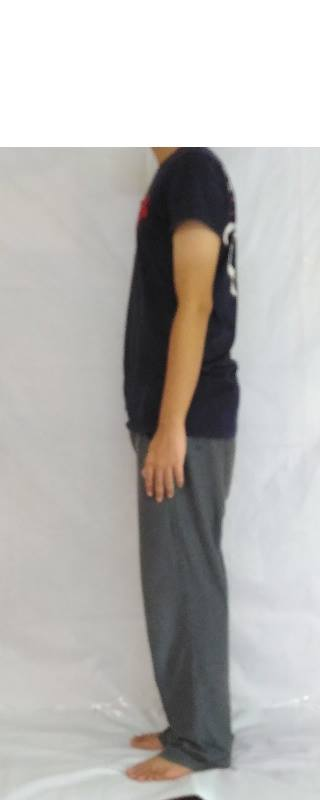
#> input picture arihant/side_test.jpg, 320 x 800 px
$ python -i outer.py   (imports and definitions only)
#> lines starting #> are read from the running program, lines starting #| are printed output that depends on the picture; after the words box and inside, x2 and y2 are one past the last pixel; in counts of white or black regions, pixels touching at a corner belong together
import cv2
import numpy as np
from matplotlib import pyplot as plt
def encContour(i):
#> called with i = 'side_test.jpg'
	if type(i) == np.ndarray:
		image=i
	else:
		image=cv2.imread(i)
#> image is the input picture: shape (800, 320, 3); mean B, G, R 178, 180.3, 182.5
	gray = cv2.cvtColor(image, cv2.COLOR_BGR2GRAY)
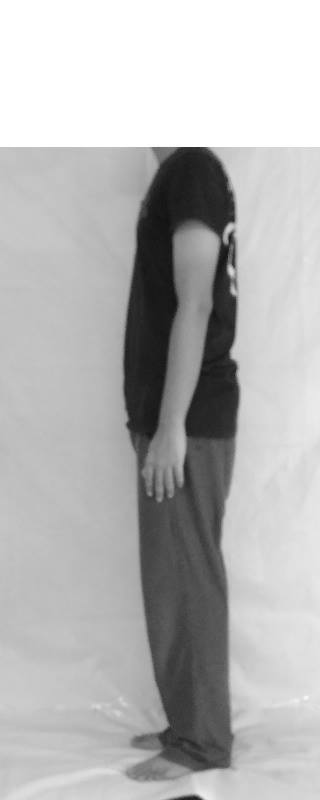
#> gray: shape (800, 320); min 17, max 255, mean 180.8
	#thresh = cv2.adaptiveThreshold(gray,255,cv2.ADAPTIVE_THRESH_GAUSSIAN_C,cv2.THRESH_BINARY_INV,11,8)
	#plt.imshow(thresh,cmap='gray')
	#plt.show()

	can=cv2.Canny(gray,120,200)
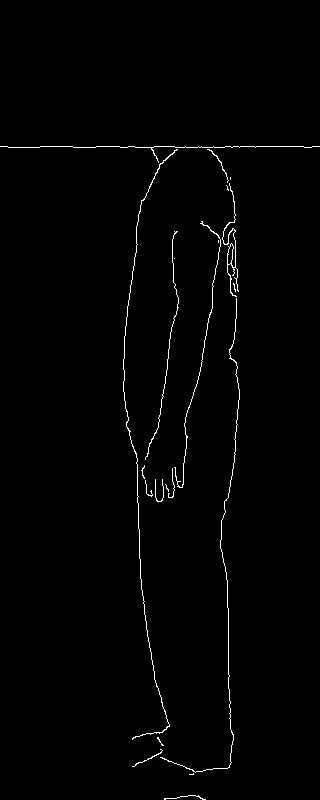
#> can: shape (800, 320); 1.1% white in thin lines or dots, all inside (x1, y1, x2, y2) = (0, 146, 320, 800)
	#plt.imshow(can,cmap='gray')
	#plt.show()

	closing=cv2.morphologyEx(can,cv2.MORPH_CLOSE,np.ones((3,3),np.uint8),iterations=1)
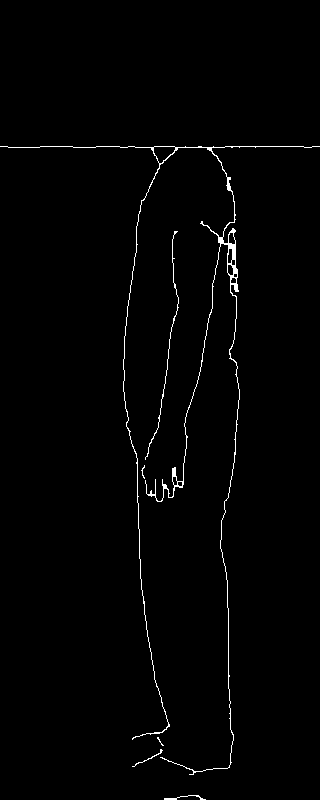
#> closing: shape (800, 320); 1.2% white in thin lines or dots, all inside (x1, y1, x2, y2) = (0, 146, 320, 800)
	#plt.imshow(closing)
	#plt.show()
	contours,hei=cv2.findContours(closing.copy(),cv2.RETR_EXTERNAL,cv2.CHAIN_APPROX_NONE)
#> contours = 6 contours, 4 with area under 20; largest, box (x1, y1, x2, y2) and area: (0, 146, 320, 775) 1040, (145, 231, 179, 460) 27; hei = [[1, -1, -1, -1], [2, 0, -1, -1], [3, 1, -1, -1], [4, 2, -1, -1], [5, 3, -1, -1], [-1, 4, -1, -1]]
	#x=np.zeros(closing.shape,dtype=np.uint8)


	if len(contours) == 1 :
		#cv2.drawContours(x,contours,0,(255),2)
		#plt.imshow(x,'gray')
		#plt.show()
		return contours[0]
	else:
		k=0
		t=contours[0]
#> t = contour of 85 points, box (x1, y1, x2, y2) (164, 795, 206, 800), area 20
		for i in contours :
			if cv2.arcLength(t,False) < cv2.arcLength(i,False):
				t=i
#> this loop made 6 passes
#> after the loop, t = contour of 4083 points, box (x1, y1, x2, y2) (0, 146, 320, 775), area 1040

	# [4 lines of commented-out code are left out]
	return t
def give_extindices(f):
	fl=f[:,:,0].argmin()
	fr=f[:,:,0].argmax()
	ft=f[:,:,1].argmin()
	fb=f[:,:,1].argmax()

	return {"top":ft,"left":fl,"right":fr,"bottom":fb}

>>> result = encContour('side_test.jpg')
#> result has the same summary as t in encContour

$ run again, on arihant/pri_f.jpg
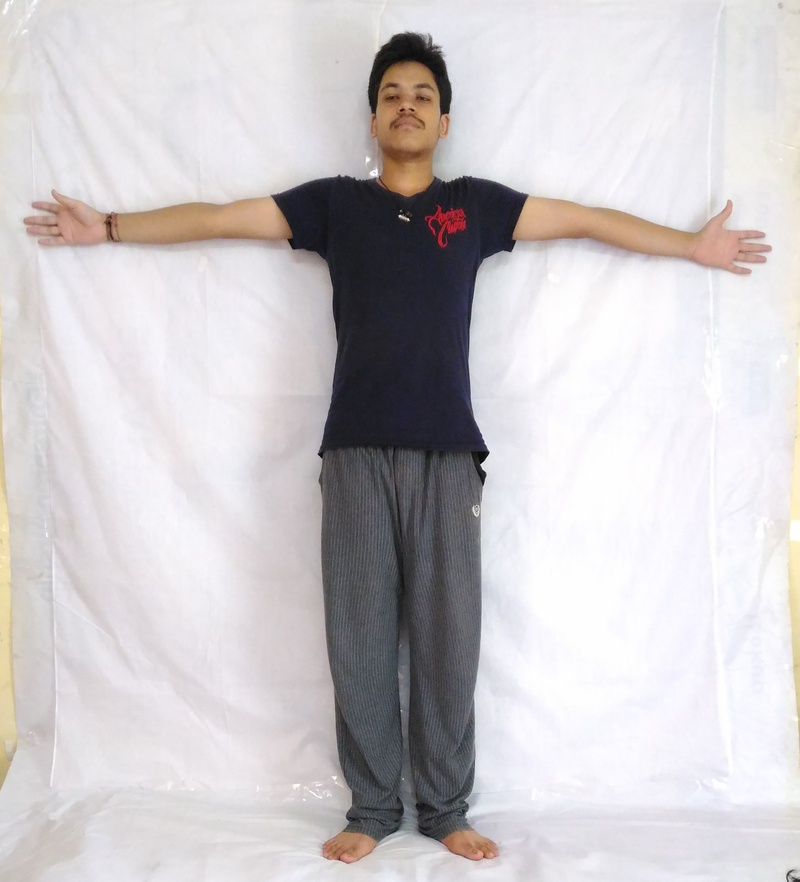
#> input picture arihant/pri_f.jpg, 800 x 882 px, shrunk from 2487 x 2745 before the run
#> in encContour, image is the input picture: shape (882, 800, 3); mean B, G, R 202.2, 200, 204
#> in encContour, `can=cv2.Canny(gray,120,200)`:
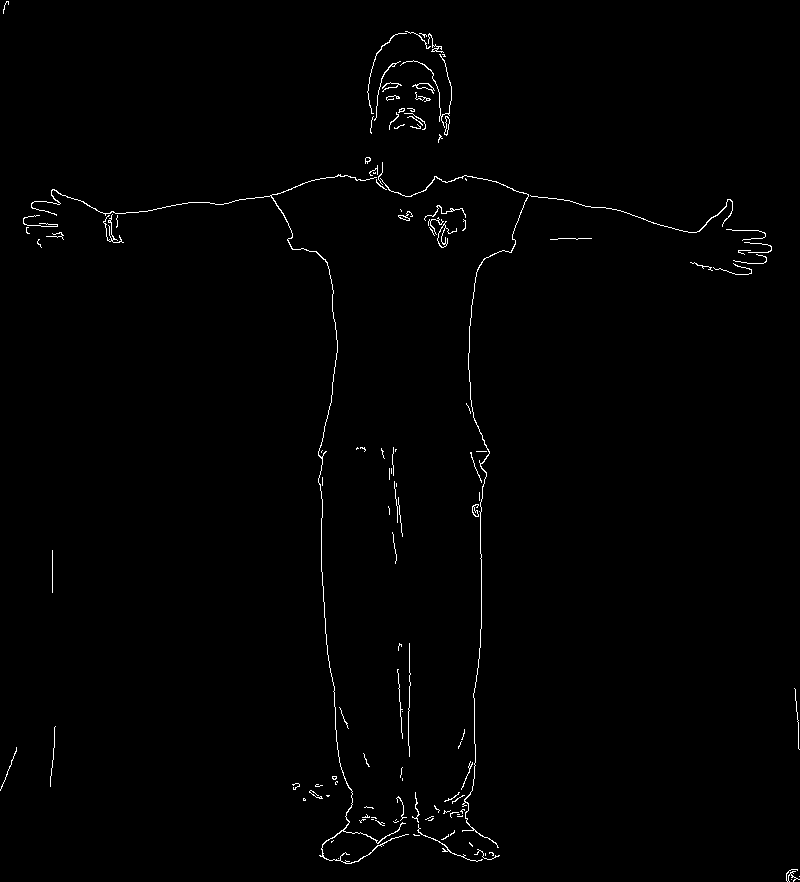
#> can: shape (882, 800); 0.87% white in thin lines or dots
#> in encContour, `closing=cv2.morphologyEx(can,cv2.MORPH_CLOSE,np.ones((3,3),np.uint8),i..`:
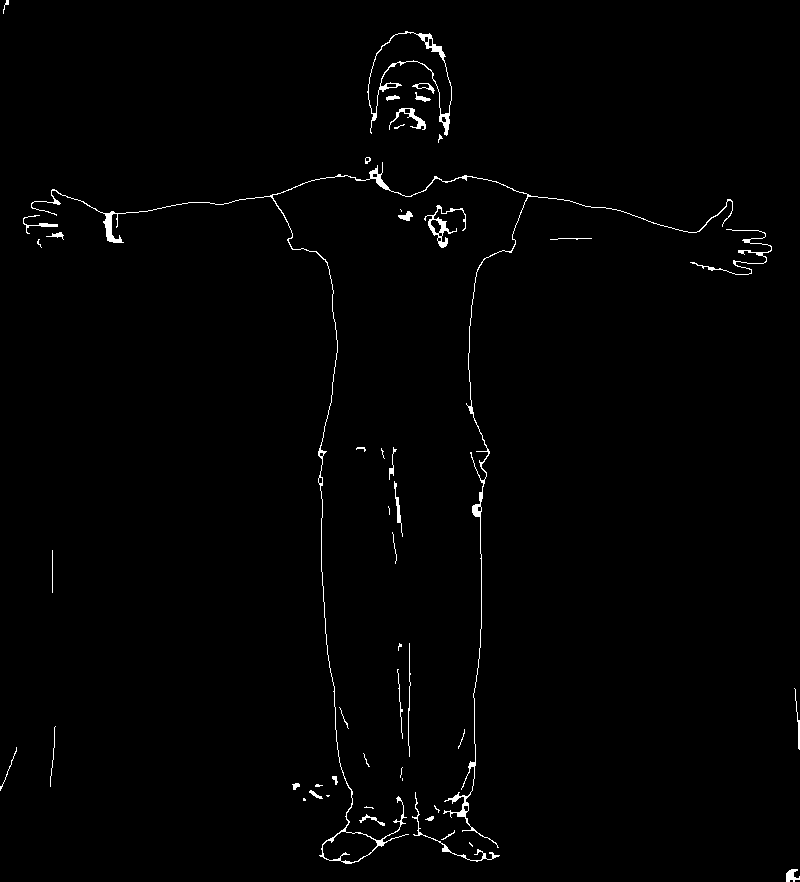
#> closing: shape (882, 800); 1.1% white in thin lines or dots
#> contours = 50 contours, 30 with area under 20; largest, box (x1, y1, x2, y2) and area: (367, 31, 452, 136) 3138, (31, 162, 733, 864) 2455, (424, 205, 466, 248) 348, (389, 108, 426, 130) 164, (412, 792, 500, 862) 114; hei = 50 rows, first 6: [1, -1, -1, -1], [2, 0, -1, -1], [3, 1, -1, -1], [4, 2, -1, -1], [5, 3, -1, -1], [6, 4, -1, -1]
#> in encContour, `t=contours[0]`: t = contour of 54 points, box (x1, y1, x2, y2) (786, 869, 800, 882), area 87
#> the loop in encContour, `for i in contours :` made 50 passes
#> i on passes 14, 39: [[402, 778], [402, 779], [402, 780], [402, 779]], [[400, 209], [401, 210], [401, 211], [401, 210]]
#> after the loop in encContour, `for i in contours :`: t = contour of 5006 points, box (x1, y1, x2, y2) (31, 162, 733, 864), area 2455
#> result has the same summary as t in encContour
